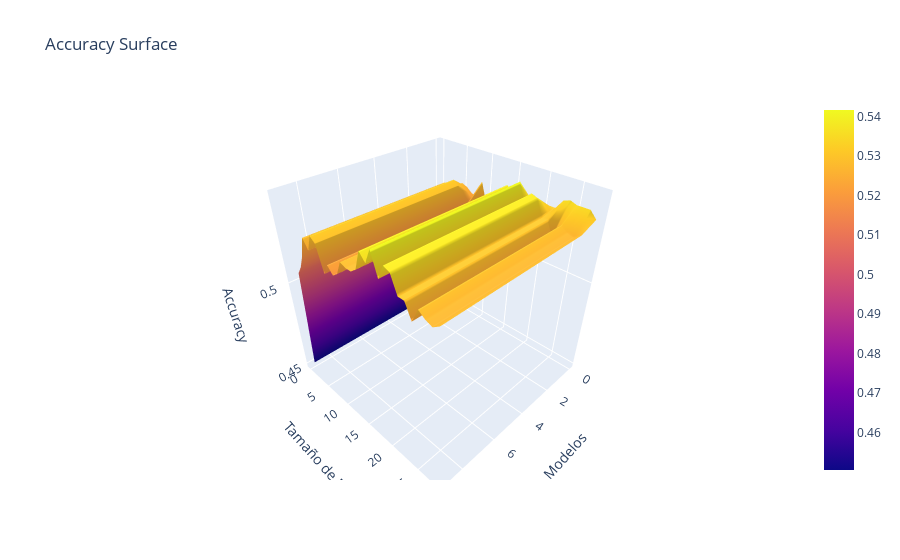

Source (notebook cell):
### Code cell
fig1 = go.Figure(data=[go.Surface(z=n_est_mod_results['Accuracy'])])

fig1.update_layout(title='Accuracy Surface', autosize=True,
                   scene = dict(xaxis_title='Modelos',
                                yaxis_title='Tamaño de N',
                                zaxis_title='Accuracy'))

fig1.show()
fig1.write_html('Acc_LOG_Normal.html')

### Figure 1 — Plotly figure (JSON) as saved in the notebook; plotly's stock layout.template omitted (floating-point values rounded to 4 significant figures; data arrays with more than 128 entries replaced by an {"elided": "..."} marker saying what was removed)
{"data": [{"type": "surface", "z": {"elided": "29x10 float values"}}], "layout": {"autosize": true, "scene": {"xaxis": {"title": {"text": "Modelos"}}, "yaxis": {"title": {"text": "Tamaño de N"}}, "zaxis": {"title": {"text": "Accuracy"}}}, "title": {"text": "Accuracy Surface"}}}
